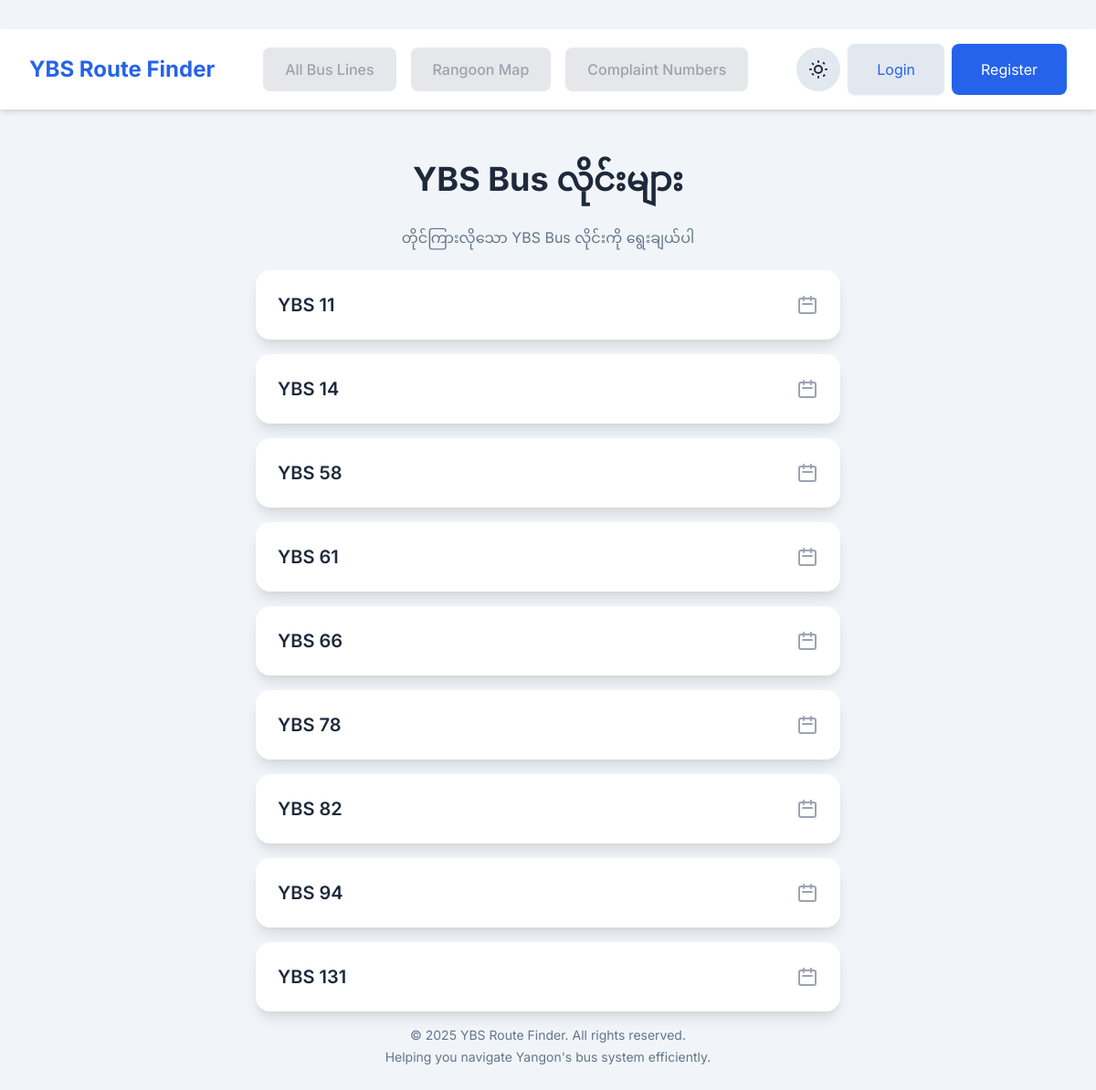
Before: /complaint_numbers/ with the older database file.
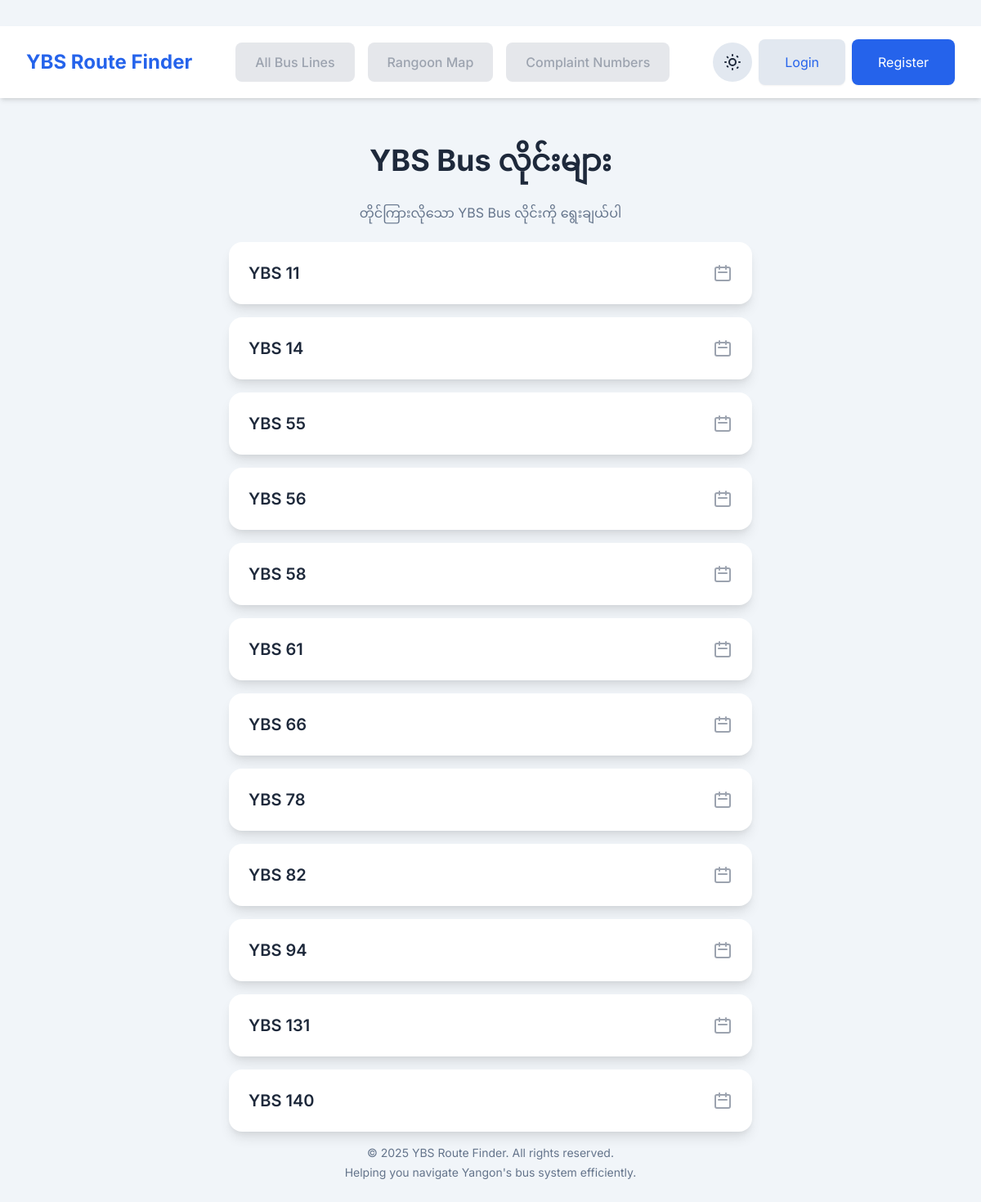
After: the same page with the newer database file.
### bus_routes/models.py (models this page shows, shortened)
class BusLine(models.Model):
    line_number = models.IntegerField(unique=True, verbose_name="Bus Line Number")
    description = models.TextField(blank=True, verbose_name="Description")
    class Meta:
        verbose_name = "Bus Line"
        verbose_name_plural = "Bus Lines"

### bus_routes/views.py (the view)
# urls.py: path('complaint_numbers/', views.complaint_numbers, name='complaint_numbers'),
def complaint_numbers(request):
    bus_lines = BusLine.objects.all().order_by('line_number')
    context = {'bus_lines': bus_lines}
    return render(request, 'complaint_numbers.html', context)

### templates/complaint_numbers.html (shortened to what the changed rows need)
<!DOCTYPE html>
<html lang="my">
<head>
    {% load static %}
    <script src="https://cdn.tailwindcss.com"></script>
</head>
<body class="min-h-screen flex flex-col items-center py-8">
    <header class="header w-full shadow-md p-4 mb-6 flex flex-col md:flex-row justify-between items-center px-8">
        <div class="flex items-center mb-4 md:mb-0">
            <h1 class="text-2xl font-bold text-blue-600 dark-theme:text-blue-400">YBS Route Finder</h1>
        </div>
    </header>
    <div class="container mx-auto px-4 w-full max-w-2xl flex-grow">
        <h2 class="text-4xl font-bold text-center text-main-color my-8">YBS Bus လိုင်းများ</h2>
        <div id="bus-lines-list" class="space-y-4">
            {% for line in bus_lines %}
                <div class="card p-6 flex justify-between items-center cursor-pointer hover:bg-gray-50 dark-theme:hover:bg-slate-700 transition-colors duration-200"
                     data-line-number="YBS {{ line.line_number }}">
                    <span class="text-xl font-semibold text-main-color">YBS {{ line.line_number }}</span>
                    <svg xmlns="http://www.w3.org/2000/svg" class="h-6 w-6 text-gray-400" fill="none" viewBox="0 0 24 24" stroke="currentColor">
                        <path stroke-linecap="round" stroke-linejoin="round" stroke-width="2" d="M8 7V3m8 4V3m-9 8h10M5 21h14a2 2 0 002-2V7a2 2 0 00-2-2H5a2 2 0 00-2 2v12a2 2 0 002 2z" />
                    </svg>
                </div>
            {% empty %}
                <p class="text-center text-secondary-color text-lg">YBS Bus လိုင်းများ မရှိသေးပါ</p>
            {% endfor %}
        </div>
    </div>
</body>
</html>

Changed rows visible on the page:
added BusLine: line_number "55"
added BusLine: line_number "56"
added BusLine: line_number "140"
